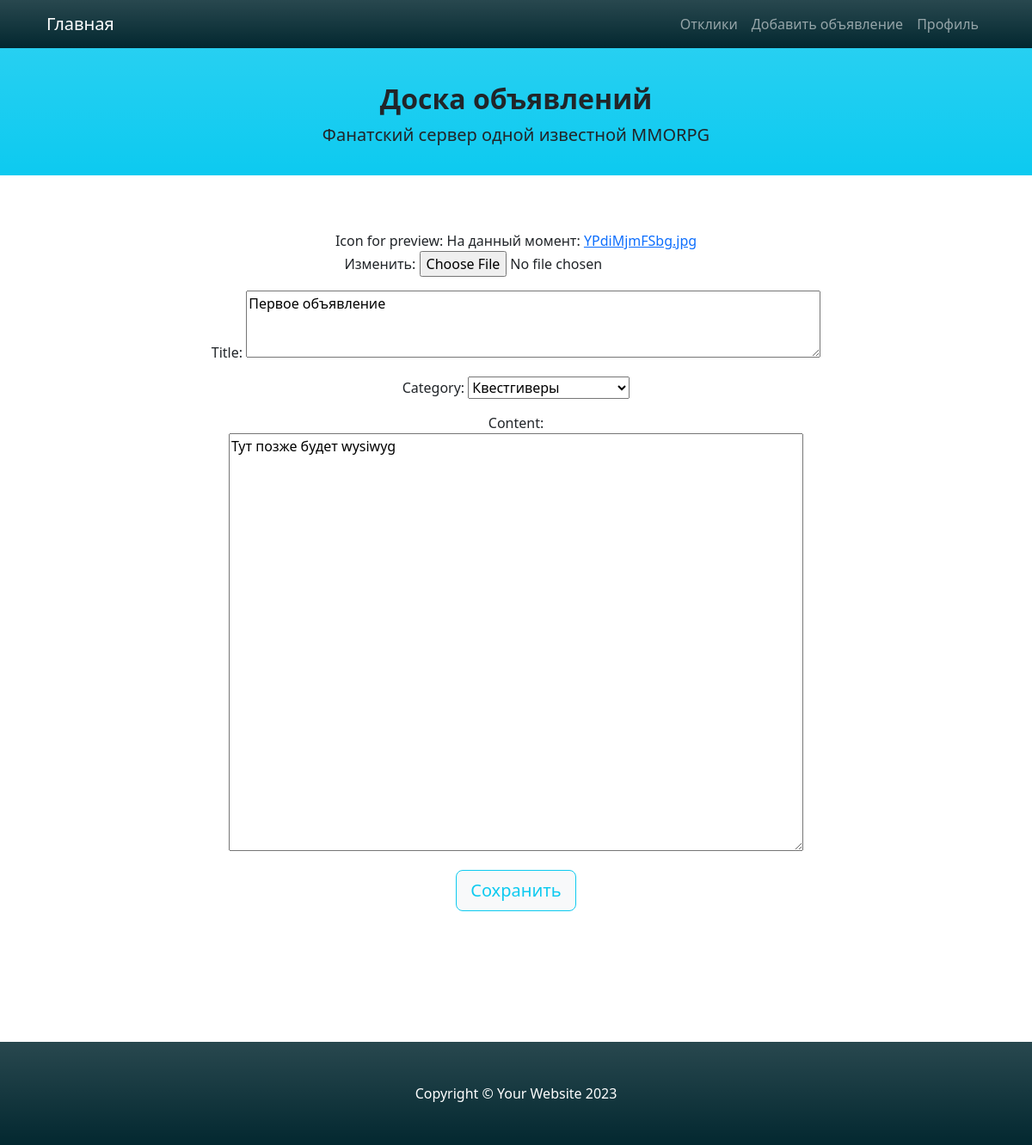
/advert/1/edit/ (signed in), run on the app's committed database.
### advapp/models.py (models this page shows, shortened)
class Advert(models.Model):
    title = models.CharField(max_length=511, verbose_name="advert's title")
    content = models.TextField(verbose_name='content')  # here will be WYSIWYG
    icon = models.ImageField(default='blanc.png', verbose_name='icon for preview')
    category = models.ForeignKey('Category', on_delete=models.PROTECT, verbose_name='category')
    user_id = models.ForeignKey(User, on_delete=models.CASCADE, verbose_name='author')
    date_creation = models.DateTimeField(auto_now_add=True, verbose_name='date of creation')

### advapp/views.py (the view)
# urls.py: path('advert/<int:pk>/edit/', AdvertEdit.as_view(), name='edit'),
class AdvertEdit(LoginRequiredMixin, UpdateView):
    form_class = AdvertForm
    model = Advert
    template_name = 'create_or_edit.html'
    def get_context_data(self, **kwargs):
        context = super().get_context_data(**kwargs)
        context['get_title'] = "Edit"
        return context

### advapp/forms.py
class AdvertForm(forms.ModelForm):
    title = forms.CharField(
        min_length=10,
        widget=forms.Textarea({'cols': 70, 'rows': 3})
    )
    content = forms.CharField(
        min_length=20,
        widget=forms.Textarea({'cols': 70, 'rows': 20})
    )
    class Meta:
        model = Advert
        fields = [
            'icon',
            'title',
            'category',
            'content',
        ]

### advapp/models.py (called while the page is built)
    def __str__(self):
        return self.name

### templates/create_or_edit.html (shortened to what this page needs)
{% extends 'default.html' %}
{% block content %}
    <br>
    <form class="text-center" action="" method="post" enctype="multipart/form-data">
        {{ form.as_p }}
        <input class="btn btn-lg btn-light btn-outline-info" type="submit" value="Сохранить">
    </form>
{% endblock content %}

### data on the page
Advert: title "Первое объявление", category "Квестгиверы", content "Тут позже будет wysiwyg"
